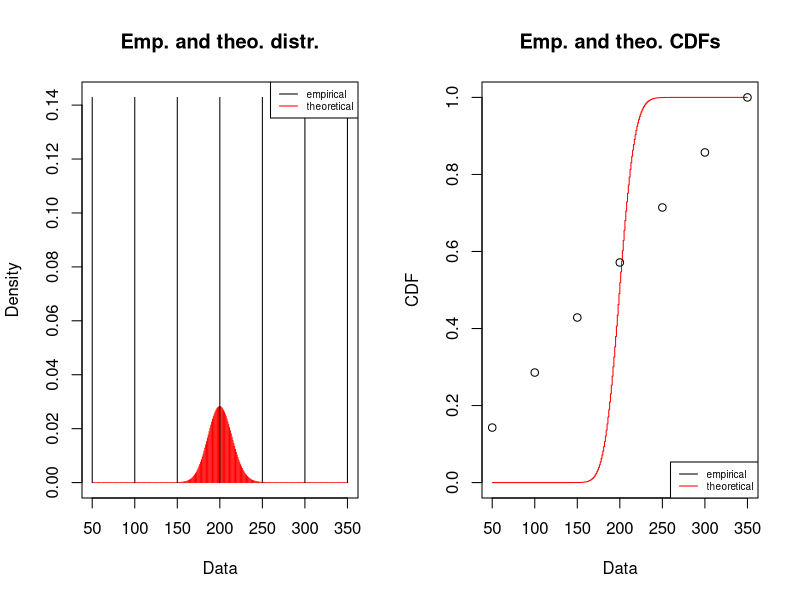
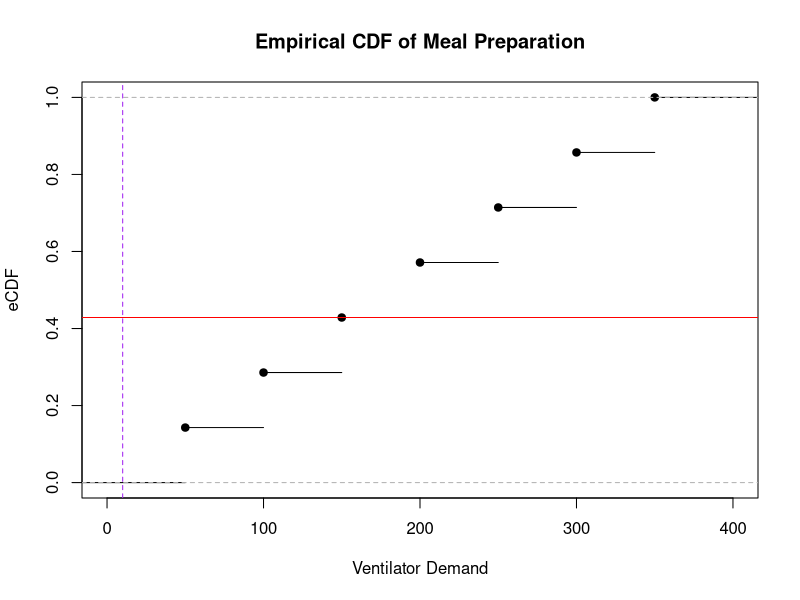
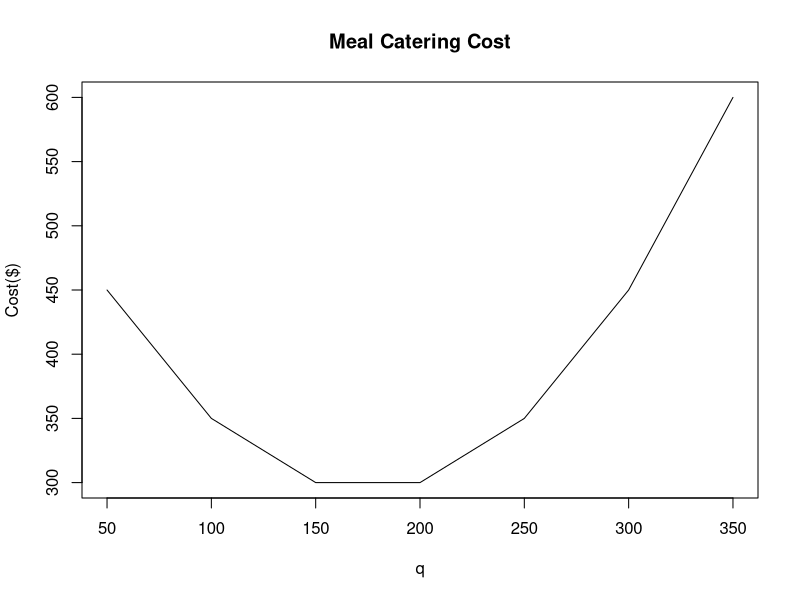
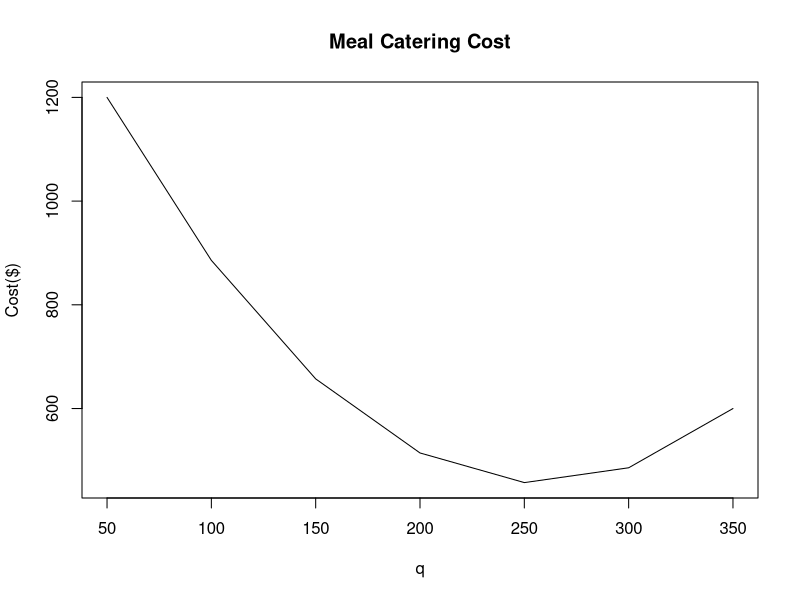
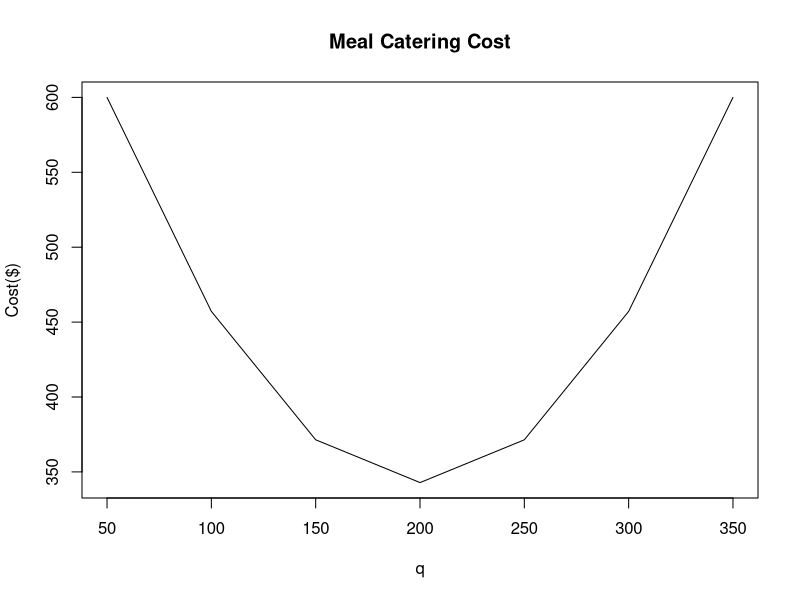

R code for these plots, in order:
rm(list=ls())

# This is an example of the NV problem formulation using ventilator context 

demand <- c(50,100,150,200,250,300,350)
#demand = rpois(200,10)
demand

summary(demand)
mean(demand)
sd <- sqrt(var(demand))
sd

# Visualizing this probability distribution function
library(fitdistrplus)
pois_fit <- fitdist(demand, 'pois')
# Fitting Poisson distribution to data returns a parameter very close to lambda
pois_fit

# you can see what is stored in pois_fit by using the command below
# names(pois_fit)

# Plot empirical and theoretical distributions
plot(pois_fit)

cu<-3
co<-4
cr<-3/(4+3)
cr
demandf <-data.frame(demand)
mycdf <-ecdf(demandf$demand)
plot(mycdf,
     xlab = "Ventilator Demand",
     ylab = "eCDF",
     main = "Empirical CDF of Meal Preparation")
abline(h = cr, col = 'red')
abline(v=10, col="purple", lty = 2)

# Range of q
qRange <- c(50,100,150,200,250,300,350)
qRange

# In what range of values of cu is your decision robust?
fun.ecdf <- ecdf(demand)
myecdf <- unique(fun.ecdf(sort(demand)))
myecdf

demand.freq <- table(demand)
demand.prob <- demand.freq/length(demand) 
prob <- as.vector(demand.prob)
qRange
prob
discretedemand <- qRange

# Define function 'pi_Dsim(w,qRange)' which returns the expected cost for a range of q under a given w
pi <- rep(NA, length(qRange))
pi_sim <- function(cu,qRange){
  for(q in qRange){
    pi[which(q==qRange)] <- sum(cu*pmax(discretedemand - q,0)*prob+co*pmax(q-discretedemand,0)*prob)
    # A small trick: with a large sample size, sum(x)/length(x) runs much faster than mean(x). The reason is that 'sum' and 'length' are primitive functions in R.
  }
  return(pi)
}

pi_cu <- pi_sim(cu,qRange)
indmincu <- which.min(pi_cu)
qopt <- qRange[indmincu]

# Plot hospital's cost under each q
plot(qRange,pi_cu,'l', xlab = 'q', ylab = 'Cost($)') 
title("Meal Catering Cost")

# Create a data frame so you can visualize

costdf <- data.frame(qRange,pi_cu)

# Suppose you wanted to know what would happen if cu was 25000

pi_25k <- pi_sim(8,qRange)
indmmin25k <- which.min(pi_25k)
qopt <- qRange[indmmin25k]

# Plot catering's cost under each q
plot(qRange,pi_25k,'l', xlab = 'q', ylab = 'Cost($)') 
title("Meal Catering Cost")

costdf <- data.frame(qRange,pi_cu,pi_25k)

# Notice that the optimal order quantity did not change. When will it change?
# Let us try cu = 65000

pi_65k <- pi_sim(4,qRange)
indmin65k <- which.min(pi_65k)
qopt <- qRange[indmin65k]
qopt

# Plot hospital's cost under each q
plot(qRange,pi_65k,'l', xlab = 'q', ylab = 'Cost($)') 
title("Meal Catering Cost")

costdf <- data.frame(qRange,pi_cu,pi_25k,pi_65k)
